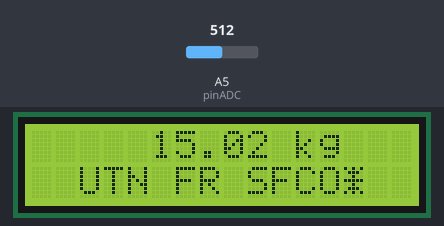
A program run on a simulated Arduino Uno, built with avr-gcc and run on an emulated ATmega328P. Shown: 16×2 character LCD. Inputs (shaded band) come from the test bench; at power-on: A5 (pinADC) = 512. What the program prints to the serial monitor is not drawn.

Above: at 1.2 s.
1.3 s: A5 (pinADC) set to 716
At 2.6 s:
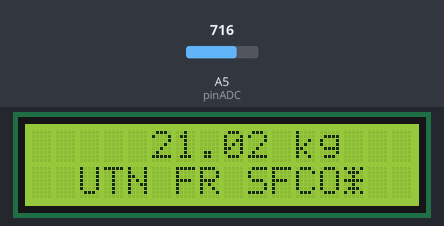
2.9 s: A5 (pinADC) set to 900
At 3.9 s:
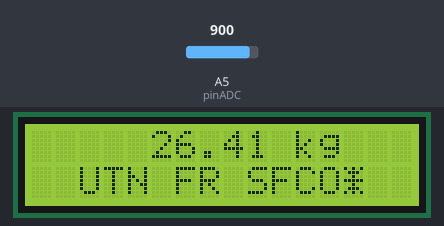
4.5 s: A5 (pinADC) set to 1023
At 5.4 s:
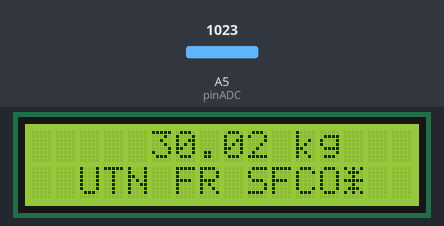
Timing chart, 0 to 7.5 s (numbered marks = the images above; inputs shaded):
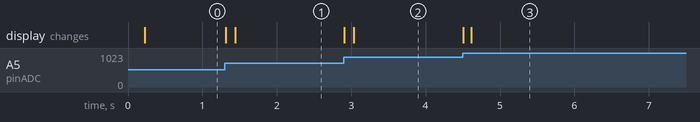

The program:

main.cpp
```cpp
#include <Arduino.h>
#include <LiquidCrystal.h>

#define TiempoMuestreoMS 9.09

const char pinRs = 8;         // PB0
const char pinRw = 9;         // PB1
const char pinE = 10;         // PB2
const char pinD4 = 4;         // PD4
const char pinD5 = 5;         // PD5
const char pinD6 = 6;         // PD6
const char pinD7 = 7;         // PD7
const char pinADC = A5;       // PC5

// Logo UTN

byte UTN[8] {

  B10101,
  B01110,
  B00100,
  B11111,
  B00100,
  B01110,
  B10101,
  B00000

};

//

//const float CoefEntrada[5] = {0.2194, 0.8778, 1.3167, 0.8778, 0.2194};
//const float CoefSalida[5] = {1, -1.1989, -0.9437, -0.3194, -0.049};

const float CoefEntrada[5] = {0.1237, 0.4949, 0.7423, 0.4949, 0.1237};
const float CoefSalida[5] = {1, -0.3566, -0.5262, -0.07653, -0.02015};

float ArrayEntrada[5] = {0, 0, 0, 0, 0};
float ArraySalida[5] = {0, 0, 0, 0, 0};

float Peso = 0.0;
float valorAntiguo = 0.0;

LiquidCrystal lcd(pinRs, pinRw, pinE, pinD4, pinD5, pinD6, pinD7);

unsigned long TiempoMedido = 0;

void calculopeso(float valorADC){

  //if((valorADC < valorAntiguo + 0.5) && (valorADC > valorAntiguo - 0.5))
  //{
  //  valorADC = valorAntiguo;
  //}

  // --- Cálculos para evitar errores en la medición --- Habria que realizar una función de linealización //

  valorADC = valorADC - 9.5;

  if(valorADC <= 0.1){

    Peso = 0.0;

  }else if(valorADC < 30)
  {

    Peso = (valorADC + 2) * 30 / 1023;

  }else if(valorADC > 100)
  {

    Peso = (valorADC + 10) * 30 / 1023;

  }else{Peso = (valorADC + 5) * 30 / 1023;}

  //valorAntiguo = valorADC;

  /*
  valorADC = valorADC - 11;
  if(valorADC <= 0.1){

    Peso = 0.0;

  }else{Peso = (valorADC + 5) * 30 / 1024;}
  */

  //float Peso = (valorADC + 1) * 30 / 1024;

  // --- Evitar que parpadee --- //

  if((Peso < valorAntiguo + 0.025) && (Peso > valorAntiguo - 0.025))
  {
    Peso = valorAntiguo;
  }

  lcd.setCursor(0,0);
  lcd.print("     ");
  lcd.print(Peso, 2);
  lcd.print(" kg    ");

  valorAntiguo = Peso;

}

void datosEntrada(){
  TiempoMedido = millis();
  ArrayEntrada[0] = float(analogRead(pinADC));
}

void filtro(){
  float sumatoria = CoefEntrada[0]*ArrayEntrada[0];
  for(int i = 1; i < 5; i++){
    sumatoria += CoefEntrada[i] * ArrayEntrada[i] + CoefSalida[i] * ArraySalida[i];
  }
  ArraySalida[0] = sumatoria;
}

void corrimientoArray(){
  for(int i = 4; i > 0; i--){
    ArraySalida[i] = ArraySalida[i-1];
    ArrayEntrada[i] = ArrayEntrada[i-1];
  }
}

void pines(){
  pinMode(pinADC, INPUT);
  pinMode(pinRs, OUTPUT);
  pinMode(pinRw, OUTPUT);
  pinMode(pinE, OUTPUT);
  pinMode(pinD4, OUTPUT);
  pinMode(pinD5, OUTPUT);
  pinMode(pinD6, OUTPUT);
  pinMode(pinD7, OUTPUT);
}

void inicializacionLCD(){
  lcd.begin(16, 2);
  lcd.setCursor(0, 1);
  lcd.print("  UTN FR SFCO");
  lcd.write(byte(0));
}

void setup() {
  pines();
  lcd.createChar(0, UTN);
  //lcd.clear();
  inicializacionLCD();
  TiempoMedido = millis();
  Serial.begin(9600);
}

void loop() {
  if(millis() - TiempoMedido >= TiempoMuestreoMS){
    datosEntrada();
    filtro();
    Serial.println(ArraySalida[0]);
    calculopeso(ArraySalida[0]);
    corrimientoArray();
  }
}
```

Measured:
- after the input at 1.3 s, the display: first changes at once (image 1 shows a later state)
- after the input at 2.9 s, the display: first changes at once (image 2 shows a later state)
- after the input at 4.5 s, the display: first changes at once (image 3 shows a later state)
